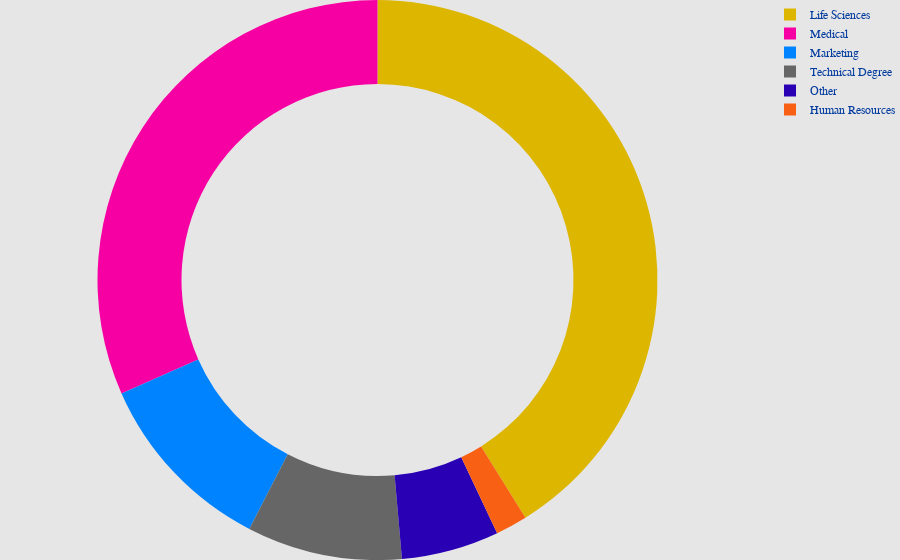

Source (notebook cell):
### Code cell
education_crt = px.pie(education,values='EmpID',names='EducationField',hole=0.7,color='EducationField' ,color_discrete_map=edu_cat_color)
education_crt.update_layout(
    margin=dict(l=0, r=0, t=0, b=0),
    plot_bgcolor = '#E6E6E6',
    paper_bgcolor = '#E6E6E6',
    font=dict(
        family='Arial, sans-serif',
        color='#003A9E'
    ),
)

education_crt.update_traces(
    textinfo = 'none'
)

### Figure 1 — Plotly figure (JSON) as saved in the notebook; plotly's stock layout.template omitted (floating-point values rounded to 4 significant figures)
{"data": [{"customdata": [["Human Resources"], ["Life Sciences"], ["Marketing"], ["Medical"], ["Other"], ["Technical Degree"]], "domain": {"x": [0, 1], "y": [0, 1]}, "hole": 0.7, "hovertemplate": "EducationField=%{customdata[0]}<br>EmpID=%{value}<extra></extra>", "labels": ["Human Resources", "Life Sciences", "Marketing", "Medical", "Other", "Technical Degree"], "legendgroup": "", "marker": {"colors": ["#F86014", "#DDB600", "#0083FF", "#F700A3", "#2A00B4", "#666666"]}, "name": "", "showlegend": true, "textinfo": "none", "type": "pie", "values": [27, 606, 159, 466, 83, 132]}], "layout": {"font": {"color": "#003A9E", "family": "Arial, sans-serif"}, "legend": {"tracegroupgap": 0}, "margin": {"b": 0, "l": 0, "r": 0, "t": 0}, "paper_bgcolor": "#E6E6E6", "plot_bgcolor": "#E6E6E6"}}
